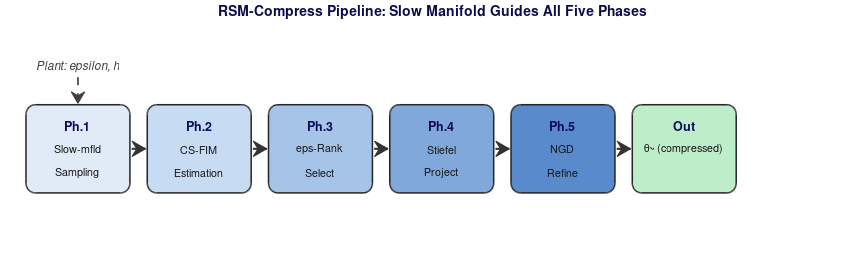
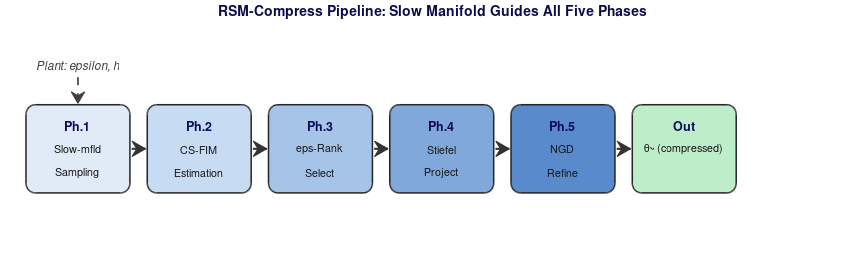

Write MATLAB code to recreate these figures, in order.
%% =========================================================================
%% Fig1_RSMCompress_Pipeline.m
%% RSM-Compress Pipeline Block Diagram  -- FIXED V2
%% Author: M. S. V. D. Sudarsan Madhyannapu


fig = figure('Name','Fig1_RSMCompress_Pipeline',...
             'Units','centimeters','Position',[2 2 22 7],...
             'Color','white');
ax = axes('Position',[0 0 1 1],'Visible','off',...
          'XLim',[0 1],'YLim',[0 1]);
hold(ax,'on');

col = [0.88 0.92 0.97;
       0.78 0.86 0.95;
       0.65 0.77 0.91;
       0.50 0.66 0.86;
       0.35 0.54 0.80;
       0.74 0.93 0.79];
edgeC = [0.15 0.15 0.15];

nbox = 6;
bw   = 0.120;
bh   = 0.320;
yc   = 0.460;
gap  = 0.020;
x0   = 0.030;
xc   = zeros(1,nbox);
for k = 1:nbox
    xc(k) = x0 + (k-1)*(bw+gap) + bw/2;
end

% Use plain-text labels (no LaTeX macros) for tex interpreter
titles = {'Ph.1','Ph.2','Ph.3','Ph.4','Ph.5','Out'};
lines2 = {'Slow-mfld','CS-FIM','eps-Rank','Stiefel','NGD','\theta~ (compressed)'};
lines3 = {'Sampling','Estimation','Select','Project','Refine',''};

for k = 1:nbox
    rectangle(ax,'Position',[xc(k)-bw/2 yc-bh/2 bw bh],...
              'Curvature',[0.18 0.22],...
              'FaceColor',col(k,:),'EdgeColor',edgeC,'LineWidth',1.1);

    text(ax, xc(k), yc+0.085, titles{k},...
         'HorizontalAlignment','center','VerticalAlignment','middle',...
         'FontSize',9,'FontWeight','bold','Color',[0.05 0.05 0.35]);

    text(ax, xc(k), yc+0.00, lines2{k},...
         'HorizontalAlignment','center','VerticalAlignment','middle',...
         'FontSize',7.8,'Color',[0.10 0.10 0.10]);

    if ~isempty(lines3{k})
        text(ax, xc(k), yc-0.085, lines3{k},...
             'HorizontalAlignment','center','VerticalAlignment','middle',...
             'FontSize',7.8,'Color',[0.10 0.10 0.10]);
    end
end

for k = 1:nbox-1
    annotation('arrow',[xc(k)+bw/2+0.002 xc(k+1)-bw/2-0.002],[yc yc],...
               'HeadWidth',8,'HeadLength',7,'LineWidth',1.5,...
               'Color',[0.20 0.20 0.20]);
end

% Dashed input arrow - NO FontStyle, use FontAngle instead via text properties
text(ax, xc(1), yc+bh/2+0.14, 'Plant: epsilon, h',...
     'HorizontalAlignment','center','FontSize',8.5,...
     'FontAngle','italic','Color',[0.25 0.25 0.25]);
annotation('arrow',[xc(1) xc(1)],[yc+bh/2+0.10 yc+bh/2+0.005],...
           'HeadWidth',7,'HeadLength',6,'LineWidth',1.2,...
           'Color',[0.25 0.25 0.25],'LineStyle','--');

text(ax, 0.5, 0.96,...
     'RSM-Compress Pipeline: Slow Manifold Guides All Five Phases',...
     'HorizontalAlignment','center','FontSize',10,...
     'FontWeight','bold','Color',[0.05 0.05 0.30]);

set(fig,'PaperPositionMode','auto');
print(fig,'Fig1_RSMCompress_Pipeline','-dpdf','-r300');
print(fig,'Fig1_RSMCompress_Pipeline','-dpng','-r300');
fprintf('[Done] Fig1_RSMCompress_Pipeline saved.\n');
